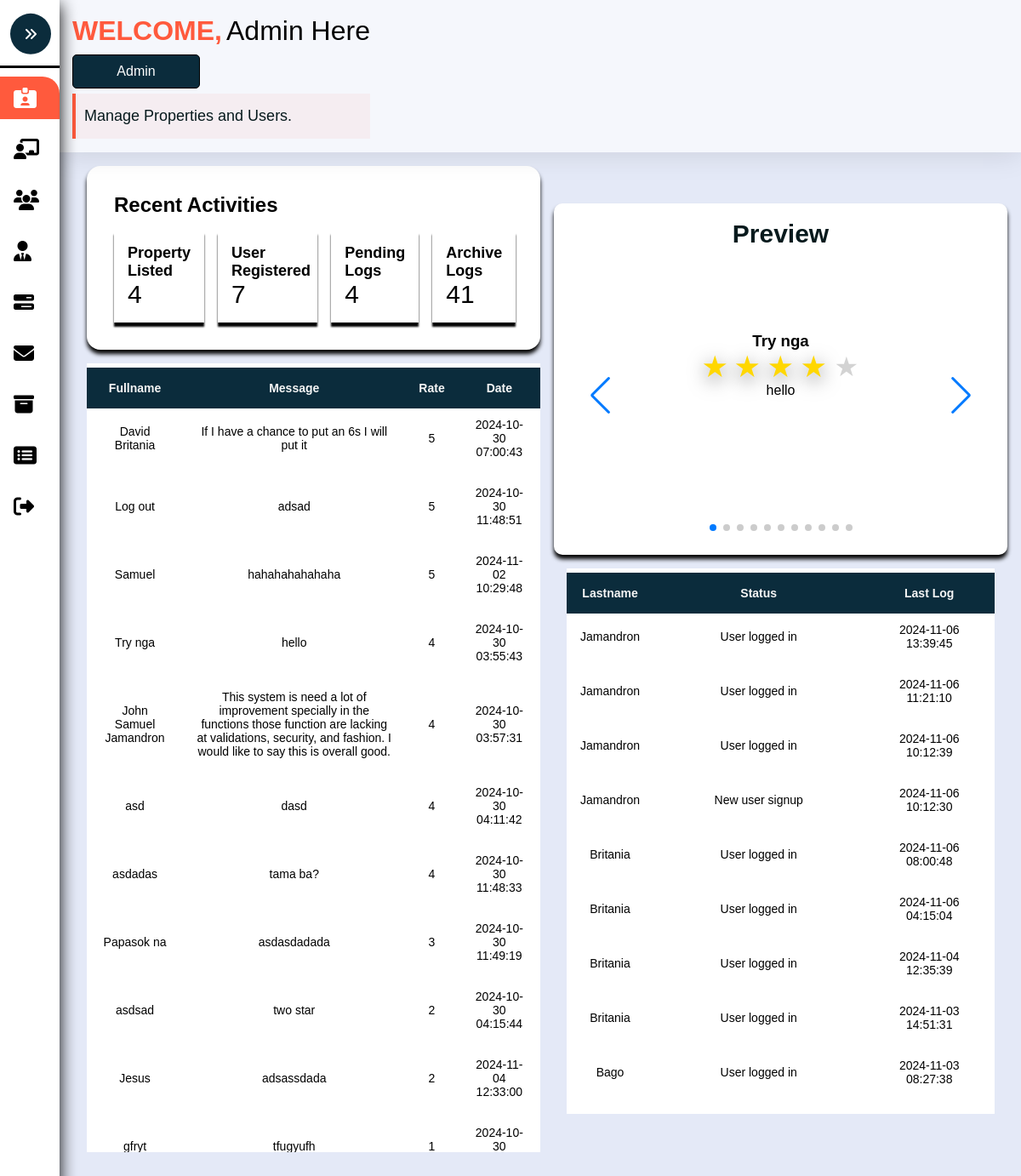
/Admin-Account.php, run on an earlier commit of the app's database.
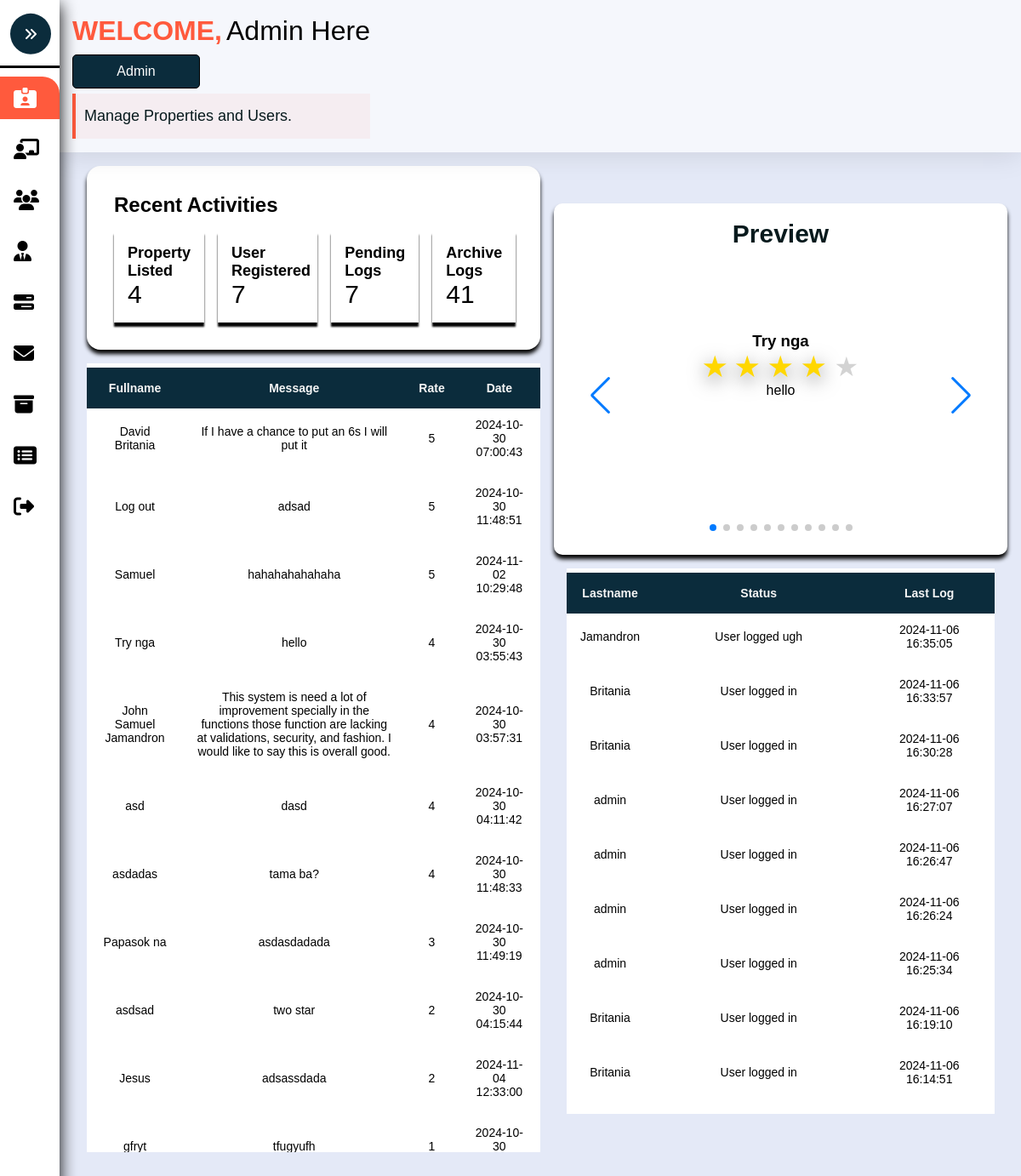
And on a later commit of the database.
### tables this page shows
CREATE TABLE `message` (
  `MessageID` int(8) NOT NULL,
  `Sender` varchar(255) NOT NULL,
  `Rate` int(7) NOT NULL,
  `Message` varchar(255) NOT NULL,
  `Date` timestamp NOT NULL DEFAULT current_timestamp()
);

CREATE TABLE `activitylog` (
  `TrackID` int(7) NOT NULL,
  `UserID` int(7) NOT NULL,
  `Action` varchar(255) NOT NULL,
  `Logintime` timestamp NOT NULL DEFAULT current_timestamp() ON UPDATE current_timestamp()
);

CREATE TABLE `user` (
  `UserID` int(8) NOT NULL,
  `Firstname` varchar(255) NOT NULL,
  `Lastname` varchar(255) NOT NULL,
  `Email` varchar(255) NOT NULL,
  `Phone` varchar(255) NOT NULL,
  `Address` varchar(255) NOT NULL,
  `Password` varchar(255) NOT NULL,
  `Role` varchar(255) NOT NULL,
  `Date_Joined` timestamp NOT NULL DEFAULT current_timestamp()
);

### Admin-Account.php (the view, shortened to what the changed rows need)
<?php
	include './Assets/Php/Connection.php';
?>
<!DOCTYPE html>
<html>
<head>
	<link rel="stylesheet" type="text/css" href="./Assets/Css/Admin.css?v=<?php echo time(); ?>">
	<link rel="stylesheet" type="text/css" href="./Assets/Css/swiper-bundle.min.css">
</head>
<body>
	<main class="main">
		<section class="Main-Container">
			<div class="Left-main-container">
				<div class="recent-activity-container">
					<div class="item-wrapper">
						<div class="items">
							<h3 class="content-title">
								Pending Logs
							</h3>
							<?php
							$sql = "SELECT COUNT(*) AS total FROM Pending";
							$result = $conn->query($sql);
							$total = 0;
							if ($result->num_rows > 0) {
								$row = $result->fetch_assoc();
								$total = $row['total'];
							}
							echo "<span> ".$total." </span>";
							?>
						</div>
					</div>
				</div>
				<div class="Testimonial-container">
					<div class="Testimonials-table-container">
							<table class="table" id="table">
						<thead>
							<tr>
								<th> Fullname</th>
								<th> Message</th>
								<th> Rate </th>
								<th> Date </th>
							</tr>
						</thead>
						<tbody>
							<?php
								$sql = "SELECT * FROM Message ORDER BY Rate DESC";
								$rs = $conn->query($sql);
								if($rs){
									while ($row = mysqli_fetch_assoc($rs)) {
									$rating = $row['Rate'];
								echo "
									<tr>
										<td> $row[Sender]</td>
										<td> $row[Message]</td>
										<td> $rating</td>
										<td> $row[Date] </td>
									</tr>
								";
									}
								}
							?>
						</tbody>
					</table>
					</div>
				</div>
			</div>
			<div class="Right-main-container">
				<div class="Testimonial" id="Testimonial">
					<div class="container">
						<div class="Testimonial-Container">
							<div class="Testimonial-swiper mySwiper">
								<div class="Testimonial-wrapper swiper-wrapper">
									<?php
									$sql = "SELECT * FROM Message";
									$rs = $conn->query($sql);
									if($rs){
										while ($row = mysqli_fetch_assoc($rs)) {
											$rating = $row['Rate'];
											echo "
											<div class='Testimonial-card swiper-slide'>
												<h3 class='Testimonial-user'> $row[Sender] </h3>
												<div class='star-rating'>";
												for ($i = 5; $i >= 1; $i--) {
													echo "
													<input type='radio' id='star$i'  value='$i' " . ($i == $rating ? "checked" : "") . ">
													<label for='star$i' title='Rating: $i'>★</label>
													";
												}
											echo "</div> <span>$row[Message]</span> </div>";
										}
									}
									?>
								</div>
							</div>
						</div>
					</div>
				</div>
				<section class="ActiveLog" id="ActiveLog">
					<div class="container">
						<div class="ActiveLog-table-container">
							<table class="table">
							<thead>
								<tr>
									<th> Lastname</th>
									<th> Status</th>
									<th> Last Log </th>
								</tr>
							</thead>
								<?php
									$sql = "SELECT ActivityLog.*, User.Lastname FROM ActivityLog JOIN User ON ActivityLog.UserID = User.UserID ORDER BY Logintime DESC ";
									$rs = mysqli_query($conn,$sql);
									if($rs){
										while($row=mysqli_fetch_assoc($rs)){
											$lastname = $row['Lastname'];
											$Action = $row['Action'];
											$LoginTime = $row['Logintime'];
											echo "
											<tbody>
											<tr>
											<td> $lastname</td>
											<td> $Action</td>
											<td> $LoginTime </td>
											</tr>
											</tbody>
											";
										}
									}
							?>
						</table>
						</div>
					</div>
				</section>
			</div>
		</section>
	</main>
</body>
</html>

What changed in the data, as far as the page shows it:
no longer on this page (row unchanged): activitylog: UserID.Lastname "Jamandron", Action "User logged in", Logintime "2024-11-06 13:39:45"
no longer on this page (row unchanged): activitylog: UserID.Lastname "Jamandron", Action "User logged in", Logintime "2024-11-06 11:21:10"
no longer on this page (row unchanged): activitylog: UserID.Lastname "Jamandron", Action "User logged in", Logintime "2024-11-06 10:12:39"
no longer on this page (row unchanged): activitylog: UserID.Lastname "Jamandron", Action "New user signup", Logintime "2024-11-06 10:12:30"
no longer on this page (row unchanged): activitylog: UserID.Lastname "Britania", Action "User logged in", Logintime "2024-11-06 08:00:48"
no longer on this page (row unchanged): activitylog: UserID.Lastname "Britania", Action "User logged in", Logintime "2024-11-06 04:15:04"
no longer on this page (row unchanged): activitylog: UserID.Lastname "Britania", Action "User logged in", Logintime "2024-11-04 12:35:39"
no longer on this page (row unchanged): activitylog: UserID.Lastname "Britania", Action "User logged in", Logintime "2024-11-03 14:51:31"
no longer on this page (row unchanged): activitylog: UserID.Lastname "Bago", Action "User logged in", Logintime "2024-11-03 08:27:38"
added activitylog: UserID.Lastname "Jamandron", Action "User logged ugh", Logintime "2024-11-06 16:35:05"
added activitylog: UserID.Lastname "Britania", Action "User logged in", Logintime "2024-11-06 16:33:57"
added activitylog: UserID.Lastname "Britania", Action "User logged in", Logintime "2024-11-06 16:30:28"
added activitylog: UserID.Lastname "admin", Action "User logged in", Logintime "2024-11-06 16:27:07"
added activitylog: UserID.Lastname "admin", Action "User logged in", Logintime "2024-11-06 16:26:47"
added activitylog: UserID.Lastname "admin", Action "User logged in", Logintime "2024-11-06 16:26:24"
added activitylog: UserID.Lastname "admin", Action "User logged in", Logintime "2024-11-06 16:25:34"
added activitylog: UserID.Lastname "Britania", Action "User logged in", Logintime "2024-11-06 16:19:10"
added activitylog: UserID.Lastname "Britania", Action "User logged in", Logintime "2024-11-06 16:14:51"
Also different on the page:
$total: "4" → "7"
